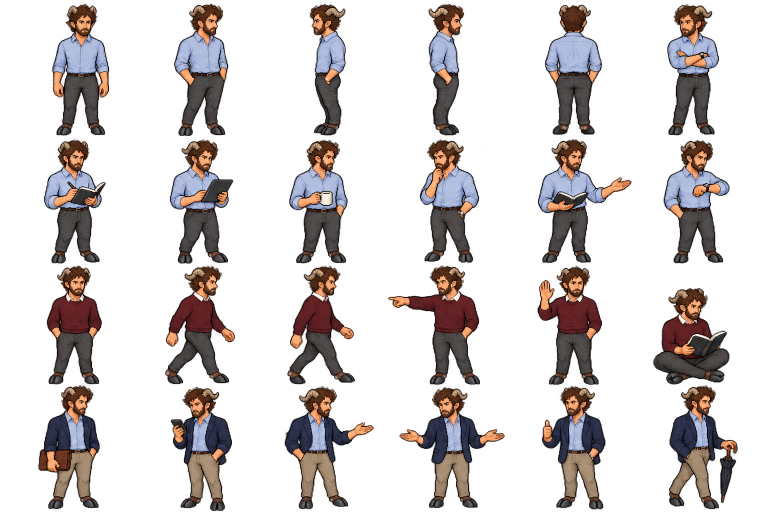
#> input picture narnia/originals/06-business-casual.png, 1536 x 1024 px (shown at 1/2 size); its folder holds 4 pictures in this run
$ python make_sprites.py
#> lines starting #> are read from the running program, lines starting #| are printed output that depends on the picture
#!/usr/bin/env python3
"""Cut sprite sheets in ../jbsprites-art/<family>/originals/ into single sprites.

The full-size sheets live in the private sibling repo jbsprites-art (set
JBSPRITES_ART to point elsewhere), so release tags here stay small.

Writes <family>/<sheet>_<NN>.webp: transparent, longest side 160 px,
lossy WebP (quality 80, alpha quality 80), about 7 KB each.

How the cut works: pixels with alpha >= 240 (eroded by one pixel) form the
solid core of each figure; cores of 2,500 px or more are sprites. Every other
pixel goes to its nearest core, and is kept only if it is fairly opaque
(alpha >= 128) within 70 px of it, or faint within 6 px. An opaque piece that
touches only one core goes whole to it, and a loose piece with no core of its
own (a paper airplane, a sparkle) goes whole to its nearest core, so no piece
is split between two sprites. When two touching objects share one core and
leave a grid cell empty, the part of that core inside the empty cell is split off. That keeps props and drops stray haze.

With a <sheet>.json index ("columns", "rows") beside the sheet, pieces are
grouped by grid cell, so a prop that floats apart stays with its figure. Row
bands come from the vertical spans of the big figures when they form that
many rows (rows are often uneven), else the sheet is split evenly. With an
index, NN is the grid position, (row - 1) * columns + column, so a missed cell
leaves a gap and a warning instead of renumbering every later sprite. Without an
index, each core is its own sprite, numbered in reading order (fragile: never
re-cut a published sheet that has no index).

Usage: python3 scripts/make_sprites.py <family> [sheet-prefix ...]
       e.g. python3 scripts/make_sprites.py narnia 20 21   (only sheets 20-*, 21-*)
Needs numpy, scipy, Pillow. Existing sprites are overwritten only for the
sheets processed, so pass prefixes when adding sheets to a published family.

Overrides: <family>/overrides/<id>.webp replaces a cut sprite whose artwork
was redrawn by hand (its editable source, <id>-source.png, lives in jbsprites-art/<family>/overrides/).
After a sheet is cut, any override for it is copied over the cut file, so a
re-cut never brings the old artwork back. The id, catalog tags and grid
number stay the same.
"""
import glob
import json
import os
import shutil
import sys

import numpy as np
from PIL import Image
from scipy import ndimage

ROOT = os.path.dirname(os.path.dirname(os.path.abspath(__file__)))
FAMILY = sys.argv[1] if len(sys.argv) > 1 else "narnia"
ONLY = sys.argv[2:]
OUT = os.path.join(ROOT, FAMILY)
ART = os.environ.get("JBSPRITES_ART", os.path.join(os.path.dirname(ROOT), "jbsprites-art"))
SRC = os.path.join(ART, FAMILY, "originals")
OVR = os.path.join(OUT, "overrides")
SIZE = 160
MIN_CORE = int(os.environ.get("MIN_CORE", "2500"))


def bands(lab, areas, n):
    """Row cuts from the vertical spans of the big cores, if they form n rows."""
    sl = ndimage.find_objects(lab)
    spans = sorted((sl[i][0].start, sl[i][0].stop) for i in range(len(areas)) if areas[i] >= 10000)
    rows = []
    for s, e in spans:
        if rows and s < rows[-1][1]:
            rows[-1] = (rows[-1][0], max(rows[-1][1], e))
        else:
            rows.append((s, e))
    if len(rows) != n:
        return None
    return [(rows[i][1] + rows[i + 1][0]) / 2 for i in range(n - 1)]


def cut(path):
    im = np.array(Image.open(path).convert("RGBA"))
    a = im[:, :, 3]
    h, w = a.shape
    core = ndimage.binary_erosion(a >= 240, iterations=1)
    lab, n = ndimage.label(core)
    areas = ndimage.sum(core, lab, range(1, n + 1))
    keep = [i + 1 for i in range(n) if areas[i] >= MIN_CORE]
    seeds = np.where(np.isin(lab, keep), lab, 0)
    grid = None
    idx = os.path.splitext(path)[0] + ".json"
    if os.path.exists(idx):
        meta = json.load(open(idx))
        cols, rows = meta["columns"], meta["rows"]
        cuts = bands(lab, areas, rows) or [h * (i + 1) / rows for i in range(rows - 1)]
        edges_y = [0] + [int(c) for c in cuts] + [h]
        edges_x = [int(w * i / cols) for i in range(cols + 1)]

        def cell_of(cy, cx):
            return (sum(cy > c for c in cuts), min(int(cx * cols / w), cols - 1))

        def group(keep):
            cells = {}
            for (cy, cx), k in zip(ndimage.center_of_mass(seeds > 0, seeds, keep), keep):
                cells.setdefault(cell_of(cy, cx), []).append(k)
            return cells

        cells = group(keep)
        # two touching objects can share one core; split off the part in an empty cell
        for r, c in [(r, c) for r in range(rows) for c in range(cols) if (r, c) not in cells]:
            box = seeds[edges_y[r]:edges_y[r + 1], edges_x[c]:edges_x[c + 1]]
            ids, counts = np.unique(box[box > 0], return_counts=True)
            if len(ids) and counts.max() >= MIN_CORE:
                new = seeds.max() + 1
                box[box == ids[counts.argmax()]] = new
                keep.append(new)
        cells = group(keep)
        empty = [(r, c) for r in range(rows) for c in range(cols) if (r, c) not in cells]
        if empty:
            print(f"  warning: no sprite in cells {[r * cols + c + 1 for r, c in empty]} (numbers left as gaps)")
        grid = [(r * cols + c + 1, cells[(r, c)]) for r, c in sorted(cells)]
    dist, (iy, ix) = ndimage.distance_transform_edt(seeds == 0, return_indices=True)
    owner = seeds[iy, ix]
    # each opaque piece (alpha >= 128) that touches one core goes whole to it;
    # a loose piece with no core (a paper airplane) goes whole to its nearest core
    comp, nc = ndimage.label(a >= 128)
    for c, box in enumerate(ndimage.find_objects(comp), 1):
        sel = comp[box] == c
        ids = np.unique(seeds[box][sel])
        ids = ids[ids > 0]
        if len(ids) > 1:
            continue
        if len(ids) == 1:
            k = ids[0]
        else:
            d = np.where(sel, dist[box], np.inf)
            k = owner[box][np.unravel_index(np.argmin(d), d.shape)]
        owner[box][sel] = k
        dist[box][sel] = 0
    if grid:
        groups = grid
    else:
        centres = ndimage.center_of_mass(core, lab, keep)
        groups = list(enumerate(([k] for _, k in sorted(zip(centres, keep),
                                         key=lambda z: (round(z[0][0] / 200), z[0][1]))), 1))
    for nn, g in groups:
        m = np.isin(owner, g) & (((a >= 128) & (dist <= 70)) | ((a > 0) & (dist <= 6)))
        c = im.copy()
        c[:, :, 3] = np.where(m, a, 0)
        c[c[:, :, 3] == 0, :3] = 0
        ys, xs = np.where(m)
        yield nn, Image.fromarray(c[ys.min():ys.max() + 1, xs.min():xs.max() + 1])


def main():
    os.makedirs(OUT, exist_ok=True)
    for path in sorted(glob.glob(os.path.join(SRC, "*.png"))):
        base = os.path.basename(path)[:-4]
        if ONLY and not any(base.startswith(p) for p in ONLY):
            continue
        count = 0
        for k, sprite in cut(path):
            sprite.thumbnail((SIZE, SIZE), Image.LANCZOS)
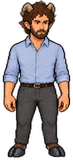
#> sprite: PIL image 73x160 RGBA; mean R, G, B, A 71.7, 64.2, 65.5, 144.5; transparent parts drawn white
            sprite.save(os.path.join(OUT, f"{base}_{k:02d}.webp"), "WEBP",
                        quality=80, alpha_quality=80, method=6)
            count = k
        for ov in sorted(glob.glob(os.path.join(OVR, f"{base}_*.webp"))):
            shutil.copyfile(ov, os.path.join(OUT, os.path.basename(ov)))
            print(f"  override: {os.path.basename(ov)}")
        print(f"{base}: {count} sprites")
#> pass 2 of the loop in main, `for path in sorted(glob.glob(os.path.join(SRC, "*.png"))):`:
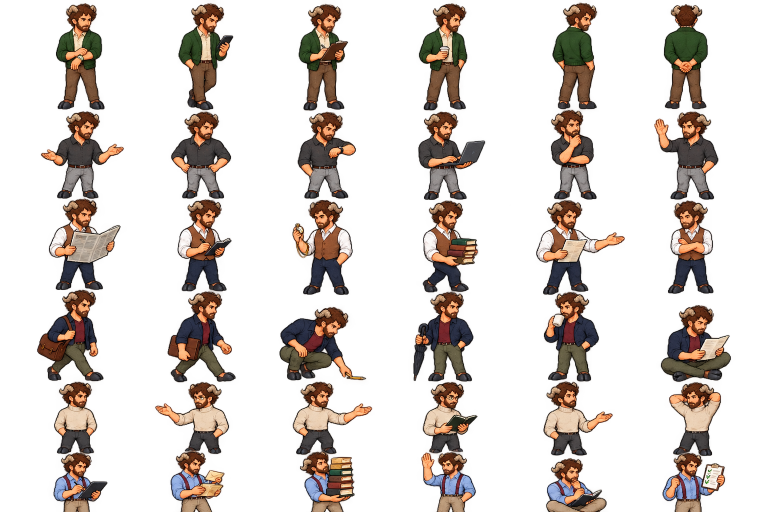
#> input picture narnia/originals/07-outfit-variations.png, 1536 x 1024 px (shown at 1/2 size)
#> in main, `sprite.thumbnail((SIZE, SIZE), Image.LANCZOS)`:
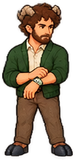
#> sprite: PIL image 75x160 RGBA; mean R, G, B, A 62.6, 47, 29.6, 140.8; transparent parts drawn white
#> pass 3 of the loop in main, `for path in sorted(glob.glob(os.path.join(SRC, "*.png"))):`:
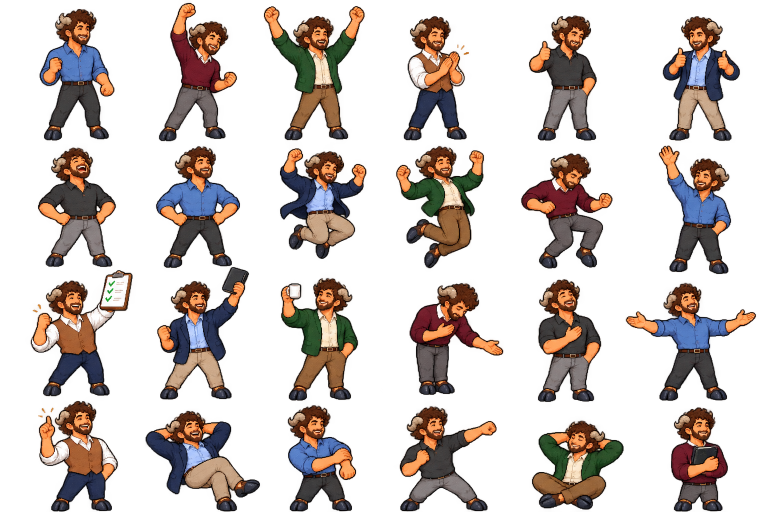
#> input picture narnia/originals/08-celebrations.png, 1536 x 1024 px (shown at 1/2 size)
#> in main, `sprite.thumbnail((SIZE, SIZE), Image.LANCZOS)`:
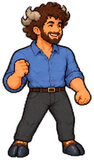
#> sprite: PIL image 94x160 RGBA; mean R, G, B, A 51, 42.9, 44.7, 128.1; transparent parts drawn white
#> the loop made 4 passes; the first 3 are shown


if __name__ == "__main__":
    main()
